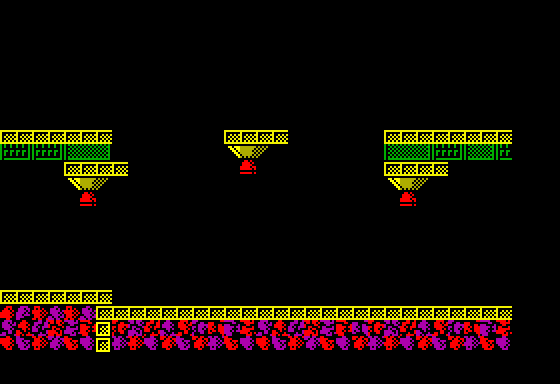

A level layout from a 2D game, rendered from its tile map. Below: a short description, then the map file with its tile-grid data intact:
An orthogonal 35x24 tile map with 16x16 px tiles, 1 tile layer (Collision), 2 tilesets, 1 image layer and 6 objects (3x mine, 2x turret, vitorc).

<map version="1.0" orientation="orthogonal" width="35" height="24" tilewidth="16" tileheight="16">
 <properties>
  <property name="background_color" value="#000000" />
  <property name="nextLevel" value="L01S09" />
  <property name="step9Progress" value="original zone 007 source reconstruction" />
  <property name="zoneSource" value="rusarh/exolon-esl data_zone_data.asm + actions_mines.asm" />
 </properties>
 <tileset firstgid="1" name="tiles" tilewidth="16" tileheight="16">
  <image source="tiles.png" width="240" height="512" />
 </tileset>
 <tileset firstgid="481" name="metatiles" tilewidth="16" tileheight="16">
  <image source="tiles.png" width="240" height="512" />
 </tileset>
 <imagelayer name="Original Static Scenery">
  <image source="zone_007_original.png" width="512" height="384" />
 </imagelayer>
 <objectgroup name="Objects" width="35" height="24">
  <object name="vitorc" x="0" y="128" />
  <object name="turret" x="192" y="128" />
  <object name="turret" x="416" y="304" />
  <object name="mine" x="160" y="320" />
  <object name="mine" x="240" y="320" />
  <object name="mine" x="320" y="320" />
 </objectgroup>
 <layer name="Collision" width="35" height="24">
  <data encoding="csv">
0,0,0,0,0,0,0,0,0,0,0,0,0,0,0,0,0,0,0,0,0,0,0,0,0,0,0,0,0,0,0,0,0,0,0,
0,0,0,0,0,0,0,0,0,0,0,0,0,0,0,0,0,0,0,0,0,0,0,0,0,0,0,0,0,0,0,0,0,0,0,
0,0,0,0,0,0,0,0,0,0,0,0,0,0,0,0,0,0,0,0,0,0,0,0,0,0,0,0,0,0,0,0,0,0,0,
0,0,0,0,0,0,0,0,0,0,0,0,0,0,0,0,0,0,0,0,0,0,0,0,0,0,0,0,0,0,0,0,0,0,0,
0,0,0,0,0,0,0,0,0,0,0,0,0,0,0,0,0,0,0,0,0,0,0,0,0,0,0,0,0,0,0,0,0,0,0,
0,0,0,0,0,0,0,0,0,0,0,0,0,0,0,0,0,0,0,0,0,0,0,0,0,0,0,0,0,0,0,0,0,0,0,
0,0,0,0,0,0,0,0,0,0,0,0,0,0,0,0,0,0,0,0,0,0,0,0,0,0,0,0,0,0,0,0,0,0,0,
0,0,0,0,0,0,0,0,0,0,0,0,0,0,0,0,0,0,0,0,0,0,0,0,0,0,0,0,0,0,0,0,0,0,0,
481,481,481,481,481,481,481,0,0,0,0,0,0,0,481,481,481,481,0,0,0,0,0,0,481,481,481,481,481,481,481,481,0,0,0,
0,0,0,0,0,0,0,0,0,0,0,0,0,0,0,0,0,0,0,0,0,0,0,0,0,0,0,0,0,0,0,0,0,0,0,
0,0,0,0,481,481,481,481,0,0,0,0,0,0,0,0,0,0,0,0,0,0,0,0,481,481,481,481,0,0,0,0,0,0,0,
0,0,0,0,0,0,0,0,0,0,0,0,0,0,0,0,0,0,0,0,0,0,0,0,0,0,0,0,0,0,0,0,0,0,0,
0,0,0,0,0,0,0,0,0,0,0,0,0,0,0,0,0,0,0,0,0,0,0,0,0,0,0,0,0,0,0,0,0,0,0,
0,0,0,0,0,0,0,0,0,0,0,0,0,0,0,0,0,0,0,0,0,0,0,0,0,0,0,0,0,0,0,0,0,0,0,
0,0,0,0,0,0,0,0,0,0,0,0,0,0,0,0,0,0,0,0,0,0,0,0,0,0,0,0,0,0,0,0,0,0,0,
0,0,0,0,0,0,0,0,0,0,0,0,0,0,0,0,0,0,0,0,0,0,0,0,0,0,0,0,0,0,0,0,0,0,0,
0,0,0,0,0,0,0,0,0,0,0,0,0,0,0,0,0,0,0,0,0,0,0,0,0,0,0,0,0,0,0,0,0,0,0,
0,0,0,0,0,0,0,0,0,0,0,0,0,0,0,0,0,0,0,0,0,0,0,0,0,0,0,0,0,0,0,0,0,0,0,
481,481,481,481,481,481,481,0,0,0,0,0,0,0,0,0,0,0,0,0,0,0,0,0,0,0,0,0,0,0,0,0,0,0,0,
0,0,0,0,0,0,481,481,481,481,481,481,481,481,481,481,481,481,481,481,481,481,481,481,481,481,481,481,481,481,481,481,0,0,0,
0,0,0,0,0,0,0,0,0,0,0,0,0,0,0,0,0,0,0,0,0,0,0,0,0,0,0,0,0,0,0,0,0,0,0,
0,0,0,0,0,0,0,0,0,0,0,0,0,0,0,0,0,0,0,0,0,0,0,0,0,0,0,0,0,0,0,0,0,0,0,
0,0,0,0,0,0,0,0,0,0,0,0,0,0,0,0,0,0,0,0,0,0,0,0,0,0,0,0,0,0,0,0,0,0,0,
0,0,0,0,0,0,0,0,0,0,0,0,0,0,0,0,0,0,0,0,0,0,0,0,0,0,0,0,0,0,0,0,0,0,0,
</data>
 </layer>
</map>
